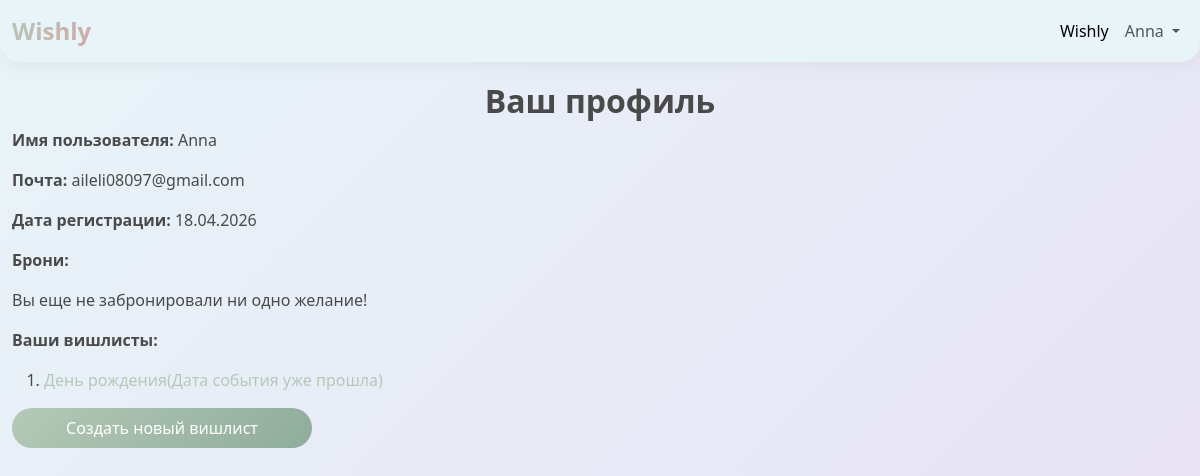
The page /profile (signed in) on the database as committed earlier.
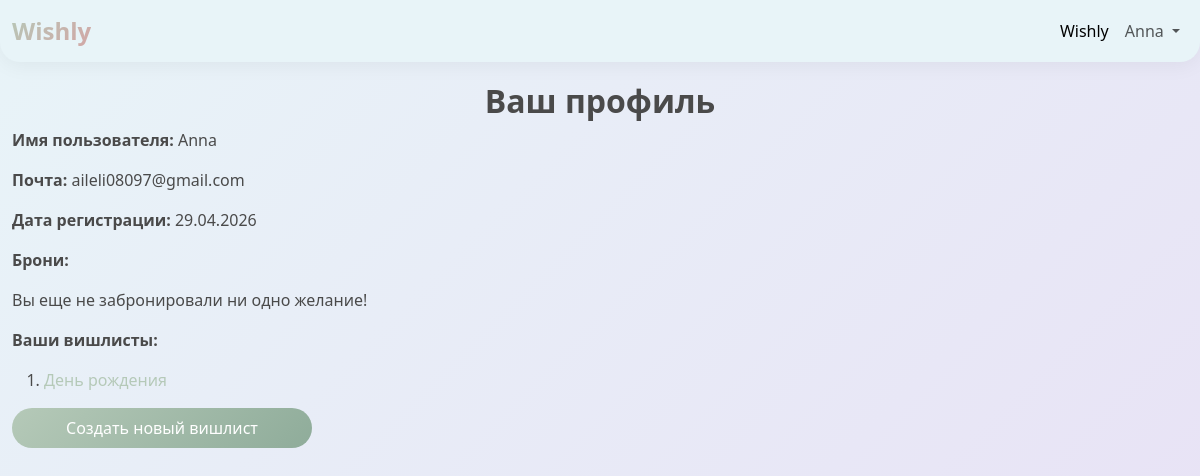
The same page on the database as committed later.
### data/users.py (models this page shows, shortened)
class User(SqlAlchemyBase, UserMixin, SerializerMixin):
    __tablename__ = 'users'
    id = sqlalchemy.Column(sqlalchemy.Integer,
                           primary_key=True, autoincrement=True)
    username = sqlalchemy.Column(sqlalchemy.String, unique=True, nullable=True)
    email = sqlalchemy.Column(sqlalchemy.String,
                              index=True, unique=True, nullable=True)
    hashed_password = sqlalchemy.Column(sqlalchemy.String, nullable=True)
    modified_date = sqlalchemy.Column(sqlalchemy.DateTime,
                                      default=date.today())
    lists = orm.relationship("Lists", back_populates='user')

### data/lists.py (models this page shows, shortened)
class Lists(SqlAlchemyBase, SerializerMixin):
    __tablename__ = 'lists'
    id = sqlalchemy.Column(sqlalchemy.Integer,
                           primary_key=True, autoincrement=True)
    feast = sqlalchemy.Column(sqlalchemy.String, nullable=True)
    date = sqlalchemy.Column(sqlalchemy.Date,
                                   default=datetime.date.today, nullable=True)
    time = sqlalchemy.Column(sqlalchemy.Time,
                             default=datetime.time(hour=13, minute=30), nullable=True)
    notification = sqlalchemy.Column(sqlalchemy.Boolean, default=True)
    user_id = sqlalchemy.Column(sqlalchemy.Integer, sqlalchemy.ForeignKey('users.id'))
    token = sqlalchemy.Column(sqlalchemy.String, unique=True, nullable=True)
    user = orm.relationship('User')

### main.py (the view, shortened to what this page needs)
@application.route('/profile')
@login_required
def profile():
    db_sess = db_session.create_session()
    sub_lists = set()
    soon = set()
    end = set()
    lists = db_sess.query(Lists).filter(Lists.user_id == current_user.id).all()
    for l in lists:
        if l is not None:
            if 0 <= (l.date - date.today()).days < 7:
                soon.add(l)
            elif (l.date - date.today()).days < 0:
                end.add(l)
    user = db_sess.query(User).filter(User.id == current_user.id).first()
    return render_template('profile.html', sub_lists=list(sub_lists), lists=lists, user=user, soon=list(soon), end=list(end))

### data/db_session.py (called while the page is built)
def create_session() -> Session:
    global __factory
    if __factory is None:
        if os.environ.get('DATABASE_URL'):
            global_init(None)
        else:
            global_init("db/wishly.db")
    return __factory()

### main.py (called while the page is built)
@login_manager.user_loader
def load_user(user_id):
    db_sess = db_session.create_session()
    return db_sess.query(User).get(user_id)

### templates/profile.html
{% extends "base.html" %}
{% block content %}
<h2 class="text-center">Ваш профиль</h2>
<p><b>Имя пользователя:</b> {{ user.username }}</p>
<p><b>Почта:</b> {{ user.email }}</p>
<p><b>Дата регистрации:</b> {{ user.modified_date.strftime("%d.%m.%Y") }}</p>
<p><b>Брони:</b></p>
{% if sub_lists %}
    <div class="table_container">
          <ol>
            {% for item in sub_lists %}
              {% if item in soon and item.notification%}
              <li class="ordinary"><a href="/shared/{{ item.token }}">{{ item.feast }}(Осталось меньше недели)</a></li>
              {% elif item in end %}
              <li class="ordinary"><a href="/shared/{{ item.token }}">{{ item.feast }}(Дата события уже прошла)</a></li>
              {% else %}
              <li class="ordinary"><a href="/shared/{{ item.token }}">{{ item.feast }}</a></li>
              {% endif %}
            {% endfor %}
          </ol>
    </div>
{% else %}
<p>Вы еще не забронировали ни одно желание!</p>
{% endif %}
<p><b>Ваши вишлисты:</b></p>
{% if lists %}
    <div class="table_container">
          <ol>
            {% for item in lists %}
              {% if item in soon and item.notification%}
              <li class="ordinary"><a href="/list{{ item.id }}">{{ item.feast }}(Осталось меньше недели)</a></li>
              {% elif item in end %}
              <li class="ordinary"><a href="/list{{ item.id }}">{{ item.feast }}(Дата события уже прошла)</a></li>
              {% else %}
              <li class="ordinary"><a href="/list{{ item.id }}">{{ item.feast }}</a></li>
              {% endif %}
            {% endfor %}
          </ol>
      <a class="nav-link btn btn-primary" style="width: 300px;" href="/add_list">Создать новый вишлист</a>
    </div>
{% else %}
<a class="nav-link btn btn-primary" style="width: 200px;" href="/add_list">Создать вишлист</a>
{% endif %}
{% endblock %}

### templates/base.html (shortened to what this page needs)
<!doctype html>
<html lang="en">
<head>
    <link href="https://cdn.jsdelivr.net/npm/bootstrap@5.3.8/dist/css/bootstrap.min.css" rel="stylesheet"
>
    <link href="/static/css/style.css" rel="stylesheet">
</head>
<body>
<header>
    <nav class="navbar navbar-expand-lg bg-body-tertiary">
        <div class="container-fluid">
            <a class="navbar-brand" href="/"><strong>Wishly</strong></a>
            <div class="collapse navbar-collapse " id="navbarSupportedContent">
                <ul class="navbar-nav ms-auto">
                    <li class="nav-item">
                        <a class="nav-link active" aria-current="page" href="/">Wishly</a>
                    </li>
                    {% if current_user.is_authenticated %}
                    <li class="nav-item dropdown">
                        <a class="nav-link dropdown-toggle" href="#" role="button" data-bs-toggle="dropdown"
                           aria-expanded="false">
                            {{ current_user.username }}
                        </a>
                    </li>
                    {% endif %}
                </ul>
            </div>
        </div>
    </nav>
</header>
<main role="main" class="container">
    {% block content %}{% endblock %}
</main>
</body>
</html>

Rows that differ between the two databases and show on the page:
changed User "Anna": modified_date "18.04.2026" → "29.04.2026"
